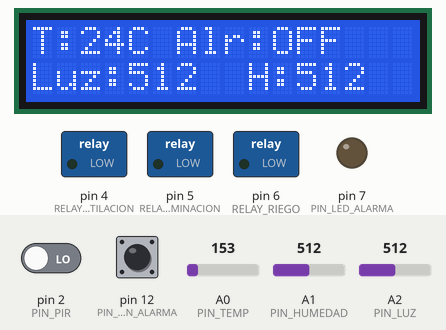
Bench run of a sketch on a simulated Arduino Uno, built with avr-gcc and run on an emulated ATmega328P. On the bench: 16×2 character LCD, switched loads named in the sketch (green lamp = pin HIGH), output pins drawn as LEDs (lit = HIGH). The test bench sets the inputs (shaded band); at power-on: A2 (PIN_LUZ) = 512, pin 12 (PIN_BOTON_ALARMA) HIGH, A0 (PIN_TEMP) = 153, A1 (PIN_HUMEDAD) = 512, pin 2 (PIN_PIR) LOW.

Above: at 2.2 s.
2.3 s: A2 (PIN_LUZ) set to 481
At 3.4 s:
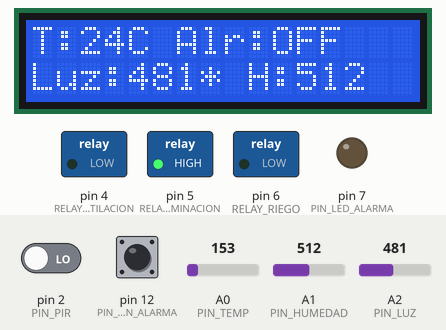
4.2 s: pin 12 (PIN_BOTON_ALARMA) pulled LOW for 0.15 s
At 5.3 s:
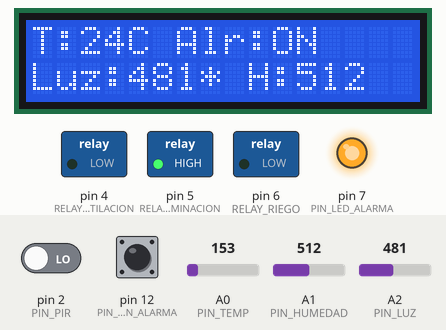
5.9 s: A2 (PIN_LUZ) set to 510
At 6.9 s:
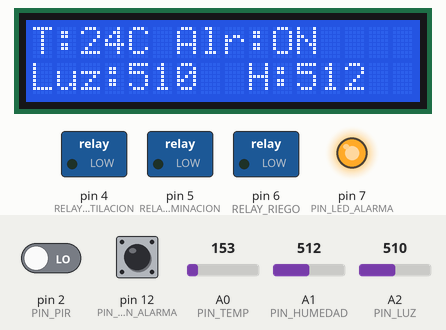
7.5 s: A0 (PIN_TEMP) set to 164
At 8.1 s:
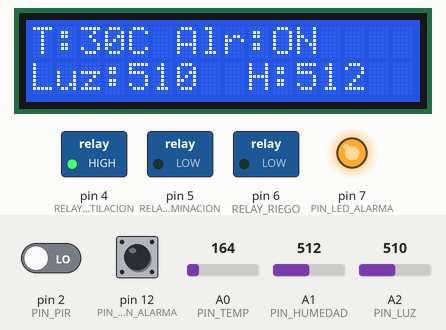
9.0 s: A1 (PIN_HUMEDAD) set to 16
At 10.3 s:
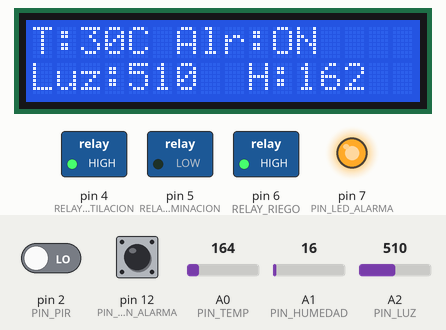
10.6 s: A0 (PIN_TEMP) set to 133
At 11.5 s:
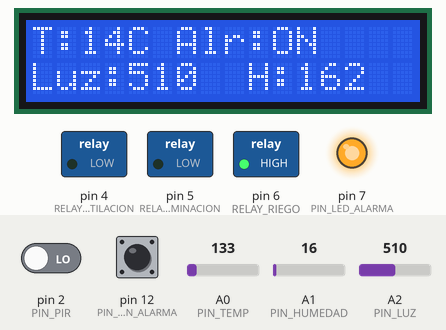
Timing chart, 0 to 13.2 s (numbered marks = the images above; inputs shaded):
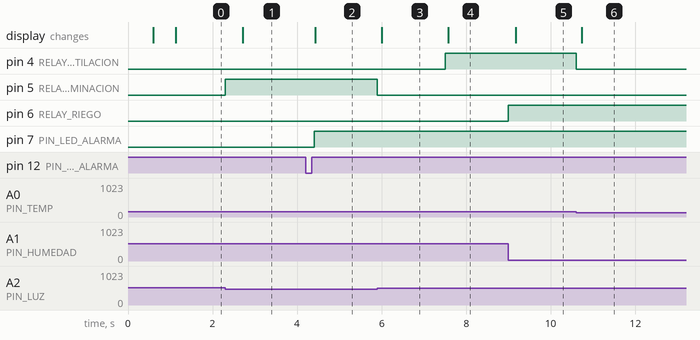

The sketch:

Sistema_Domotica.ino
```cpp
/*Proyecto final, Arquitectura de Computadoras ACO941 G01T (Virtual)
Elaborado por:
Christian Gustavo Crespin Lozano CL060107
Carlos Francisco Villacorta Fernández VF161499
Mario Alejandro Orellana Andrade OA182314
Kevin Oswaldo Alvarez Rosales AR230041
Diego Benjamin Guerrero Zelaya GZ210369
Carlos Eduardo Hernández Alas HA221693
*/

#include <Wire.h>
#include <LiquidCrystal_I2C.h>

// Configuración LCD
LiquidCrystal_I2C lcd(0x20, 16, 2);

// Pines Entradas
const int PIN_TEMP = A0;
const int PIN_HUMEDAD = A1;
const int PIN_LUZ = A2;
const int PIN_PIR = 2;
const int PIN_BOTON_ALARMA = 12;

// Actuadores (Salidas a los Relés)
// Los LEDs de estado ahora van conectados físicamente a estos relés
const int RELAY_VENTILACION = 4;
const int RELAY_ILUMINACION = 5;
const int RELAY_RIEGO = 6;
const int PIN_LED_ALARMA = 7;
const int PIN_BUZZER = 8;

// Umbrales
const float LIMITE_TEMP = 26.0;
const int UMBRAL_LUZ = 500;
const int UMBRAL_HUMEDAD = 400;

// Variables
bool sistemaAlarmaActivo = false;
bool estadoBotonAnterior = HIGH;
unsigned long tiempoUltimaLectura = 0;

void setup() {
  Serial.begin(9600);

  lcd.init();
  lcd.backlight();
  lcd.setCursor(0,0);
  lcd.print("Sistema Domotica");
  delay(500);
  lcd.clear();
  lcd.print("ACO941 G01T (V)");
  delay(500);
  lcd.clear();

  pinMode(PIN_PIR, INPUT);
  pinMode(PIN_BOTON_ALARMA, INPUT_PULLUP);

  pinMode(RELAY_VENTILACION, OUTPUT);
  pinMode(RELAY_ILUMINACION, OUTPUT);
  pinMode(RELAY_RIEGO, OUTPUT);
  pinMode(PIN_LED_ALARMA, OUTPUT);
  pinMode(PIN_BUZZER, OUTPUT);
}

void loop() {
  gestionarAlarma();

  // Lecturas
  int lecturaTemp = analogRead(PIN_TEMP);
  int lecturaLuz = analogRead(PIN_LUZ);
  int lecturaHumedad = analogRead(PIN_HUMEDAD);

  // Conversión Temp
  float voltaje = lecturaTemp * 5.0 / 1024.0;
  float temperaturaC = (voltaje - 0.5) * 100.0;

  // --- CONTROL DE ACTUADORES ---

  // 1. Ventilación
  if (temperaturaC >= LIMITE_TEMP) digitalWrite(RELAY_VENTILACION, HIGH);
  else digitalWrite(RELAY_VENTILACION, LOW);

  // 2. Iluminación (El LED se encenderá solo al activarse el relé)
  if (lecturaLuz < UMBRAL_LUZ) digitalWrite(RELAY_ILUMINACION, HIGH);
  else digitalWrite(RELAY_ILUMINACION, LOW);

  // 3. Riego (El LED azul se encenderá solo al activarse el relé)
  if (lecturaHumedad < UMBRAL_HUMEDAD) digitalWrite(RELAY_RIEGO, HIGH);
  else digitalWrite(RELAY_RIEGO, LOW);

  // Actualizar LCD
  if (millis() - tiempoUltimaLectura > 500) {
    actualizarLCD(temperaturaC, lecturaLuz, lecturaHumedad);
    tiempoUltimaLectura = millis();
  }
}

void gestionarAlarma() {
  bool estadoBotonActual = digitalRead(PIN_BOTON_ALARMA);

  if (estadoBotonActual == LOW && estadoBotonAnterior == HIGH) {
    sistemaAlarmaActivo = !sistemaAlarmaActivo;
    delay(200);
  }
  estadoBotonAnterior = estadoBotonActual;

  if (sistemaAlarmaActivo) {
    digitalWrite(PIN_LED_ALARMA, HIGH);
    if (digitalRead(PIN_PIR) == HIGH) {
    tone(PIN_BUZZER, 500);
    } else {
    noTone(PIN_BUZZER);
    }
  } else {
    digitalWrite(PIN_LED_ALARMA, LOW);
    noTone(PIN_BUZZER);
  }
}

void actualizarLCD(float temp, int luz, int hum) {
  lcd.setCursor(0, 0);
  lcd.print("T:"); lcd.print((int)temp); lcd.print("C ");

  if(sistemaAlarmaActivo) lcd.print("Alr:ON ");
  else lcd.print("Alr:OFF");

  lcd.setCursor(0, 1);
  lcd.print("Luz:"); lcd.print(luz);
  if(luz < UMBRAL_LUZ) lcd.print("*");
  else lcd.print(" ");

  lcd.print(" H:"); lcd.print(hum);
}
```

Measured:
- the behaviour switches between 500 and 499 on A2 (PIN_LUZ) (found by bisection; images 0 and 1)
- the behaviour switches between 155 and 156 on A0 (PIN_TEMP) (found by bisection; images 3 and 4)
- after the input at 2.3 s, pin 5 (RELAY_ILUMINACION): LOW → HIGH at once; the display: changes after 0.41 s (image 1)
- after the input at 4.2 s, pin 7 (PIN_LED_ALARMA): LOW → HIGH after 0.20 s; the display: changes after 0.23 s (image 2)
- after the input at 5.9 s, pin 5 (RELAY_ILUMINACION): HIGH → LOW at once; the display: changes after 0.10 s (image 3)
- after the input at 7.5 s, pin 4 (RELAY_VENTILACION): LOW → HIGH at once; the display: changes after 0.07 s (image 4)
- after the input at 9.0 s, pin 6 (RELAY_RIEGO): LOW → HIGH at once; the display: changes after 0.17 s (image 5)
- after the input at 10.6 s, pin 4 (RELAY_VENTILACION): HIGH → LOW at once; the display: changes after 0.13 s (image 6)
